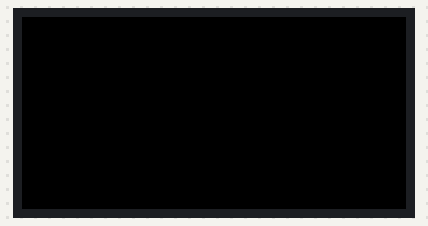
The sketch below on a simulated Arduino Uno, built with avr-gcc and run on an emulated ATmega328P. Shown: 64×32 colour display.

Above: at 0.1 s.
At 4.15 s:
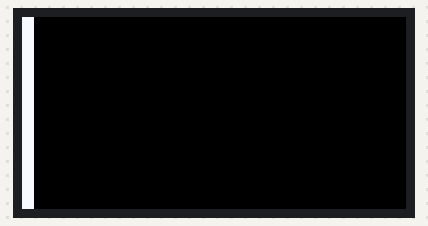
At 5.63 s:
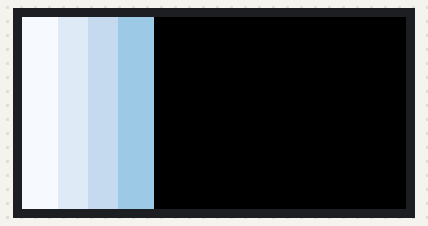
At 6.97 s:
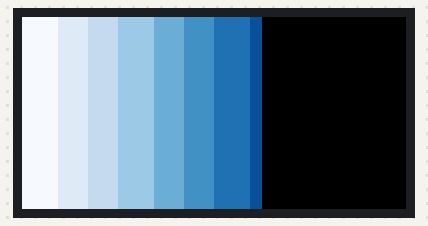
At 8.39 s:
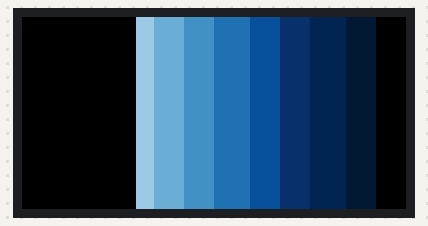
At 11.23 s:
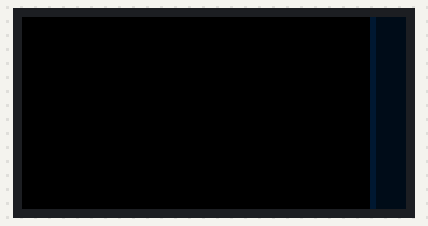

Measured:
- by itself, everything shown: repeats every 11.7 s, in 104 steps

The sketch:

wave.ino
```cpp
// (licence header left out)
#include <Adafruit_Protomatter.h>

uint8_t matrixChainWidth = 64;
uint8_t bitDepth = 6;
uint8_t matrixChains = 1;
uint8_t rgbPins[] = { 7, 8, 9, 10, 11, 12 };
uint8_t addressLines = 4;
uint8_t addrPins[] = { 17, 18, 19, 20 };
uint8_t clockPin = 14;
uint8_t latchPin = 15;
uint8_t oePin = 16;
bool doubleBuffered = true;

Adafruit_Protomatter matrix(
  matrixChainWidth,
  bitDepth,
  matrixChains,
  rgbPins,
  addressLines,
  addrPins,
  clockPin,
  latchPin,
  oePin,
  doubleBuffered
);

#define rgb(r, g, b) matrix.color565(r, g, b)

uint16_t blues[] = {
  rgb(247, 251, 255),
  rgb(222, 235, 247),
  rgb(198, 219, 239),
  rgb(158, 202, 225),
  rgb(107, 174, 214),
  rgb(66, 146, 198),
  rgb(33, 113, 181),
  rgb(8, 81, 156),
  rgb(8, 48, 107),
  rgb(6, 36, 80),
  rgb(4, 24, 53),
  rgb(2, 12, 27),
  rgb(0, 2, 5),
  rgb(0, 1, 2),
  rgb(0, 0, 1)
};

uint16_t highlighted = blues[4];
uint16_t selected = blues[5];
uint16_t pressed = blues[6];
uint16_t deselected = blues[8];
uint16_t off = rgb(0, 0, 0);

uint16_t map_seq(int x, int min, int max, uint16_t colors[], int len) {
  return colors[map(x, min, max, 0, len)];
}

void setup(void) {
  // initialize matrix
  ProtomatterStatus status = matrix.begin();

  // wait for matrix to be ready
  if (status != PROTOMATTER_OK) {
    for(;;);
  }
}

void wave(int wave) {
  for (int x = 0; x < matrix.width(); x++) {
    for (int y = 0; y < matrix.height(); y++) {
      if (x > (wave - 1)) {
        matrix.drawPixel(x - wave, y, off);
      }
      matrix.drawPixel(x, y, map_seq(x, 0, matrix.width(), blues, 12));
    }
    matrix.show();
    delay(40);
  }
  for (int w = wave; w > 0; w--) {
    for (int y = 0; y < matrix.height(); y++) {
      matrix.drawPixel(matrix.width() - w, y, off);
    }
    matrix.show();
    delay(40);
  }
}

void loop(void) {
  delay(4000);
  wave(40);
}
```
